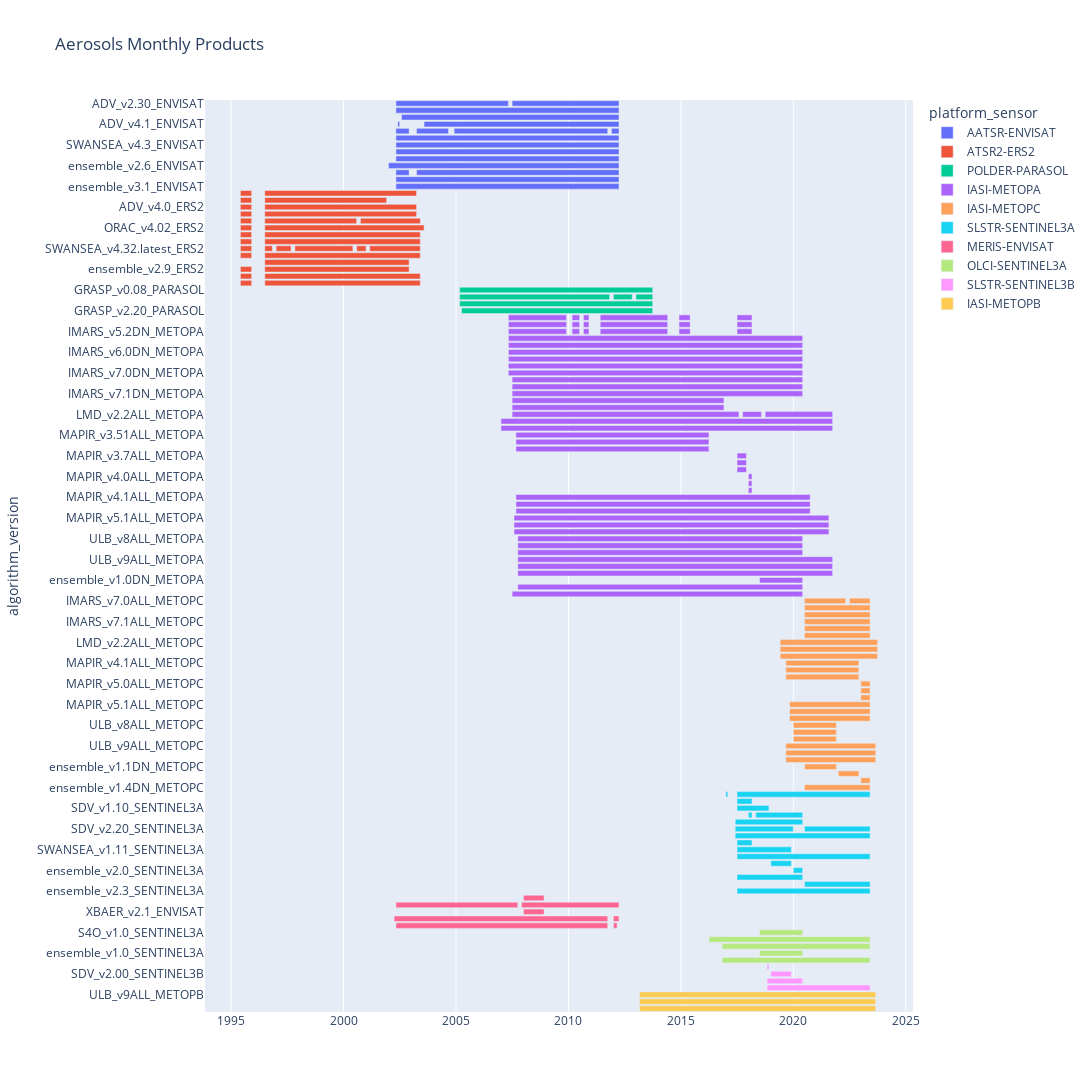

Notebook source saved alongside this figure:
### Code cell
import pandas as pd
import urllib.request
import os
from datetime import datetime,date
import numpy as np
import matplotlib.pyplot as plt
import plotly.express as px

# Aerosols -  monthly

reclist=[]

# Read manifest file for Lot2 AER - latest and get relaevant information into a Pandas Dataframe
# -- check if this is the correct manifest file...

# note: the variable name is not been taking into account here, because it is repeated for each platform/sensor pair
# to retrieve that information, just do varname=line.decode('utf-8').split('/')[5]

fname = 'http://wdc.dlr.de/C3S_312b_Lot2/manifest_C3S_312b_Lot2_AER_L3MONTHLY_latest.txt'
for line in urllib.request.urlopen(fname):
    recstr = line.decode('utf-8').split('/')[-1].split('-')
    rec = {
        'level': recstr[2],
        # 'variable': recstr[3],
        'platform': recstr[5],
        'sensor': recstr[4],
        'algorithm': recstr[6],
        'frequency': recstr[7],
        'version' : recstr[8][0:-4],
        'date' : pd.Timestamp(datetime(int(recstr[0][0:4]),int(recstr[0][4:6]),1,0,0,0)),
    }
    if rec not in reclist: reclist.append(rec) # records of the same platform/sensor pair - different variable - are removed here
df = pd.DataFrame(reclist)

algorithms = sorted(list(df['algorithm'].unique()))

# timeseries go from 1970 until end of last year with available data in the manifest file
lastyear=df['date'].max().year
dates = pd.date_range('1970-01-15',f'{lastyear}-12-1',freq='MS')

# for each variable , then for each algorithm, then for each of its versions, check which months are covered
# colors will be platform/sensor pairs

barList = []
for algo in algorithms:
    # print(df[df['algorithm']==algo])
    
    df2 = df[df['algorithm']==algo].copy()
    versions=sorted(list(df2['version'].unique()))
    
    for v,version in enumerate(versions):
        df3 = df2[df2['version']==version]
        platforms=sorted(list(df3['platform'].unique()))
        for p,platform in enumerate(platforms):
            df4 = df3[df3['platform']==platform]
            timeseries = np.ones([len(dates)])*-1
            sens_plat_list=[] # list of all sensor/platforms that could use this algo version

            for t,date in enumerate(dates):
                if (date.to_datetime64() in df4['date'].values):
                    platform = df4.loc[df4['date']==date.to_datetime64(),['platform']].values[0][0]
                    # print(df4.loc[df4['date']==date.to_datetime64(),['platform']])
                    # raise SystemExit
                    sensor = df4.loc[df4['date']==date.to_datetime64(),['sensor']].values[0][0]
                    sensor_platform = f'{sensor}-{platform}'
                    if sensor_platform not in sens_plat_list:
                        sens_plat_list.append(sensor_platform)
                    #find index of this pair on the list
                    index=[i for i in range(len(sens_plat_list)) if (sens_plat_list[i]==sensor_platform)]
                    # print(platform_sensor)
                    # raise SystemExit
                    timeseries[t]=index[0]
            # plt.figure()
            # plt.plot(dates,timeseries)
            # plt.show()
            
            # now extract information about the bars to draw in the final plot
            # each individual bar is a new entry in a new DataFrame

            for i in range(len(dates)):
                if i==0:
                    if timeseries[1]==-1: # no data in beginning of timeseries, then do nothing
                        continue
                    else: # data in the very beginning - create new bar
                        bar = {
                            'algorithm_version' : f'{algo}_{version}_{platform}',
                            'platform_sensor': sens_plat_list[timeseries[t]],
                            'startdate': dates[i],
                        }
                        continue
                elif i==len(timeseries)-1: # case of last date
                    if(timeseries[i]==timeseries[i-1]):
                        if timeseries[i]==-1: # no data in last date, no active bar
                            continue
                        else: # active bar, needs to be closed
                            bar['enddate']=dates[i]
                            barList.append(bar)
                            continue
                    else: #there is a change in the timeseries. weather new satellite or end of last bar
                        if timeseries[i]==-1:
                            bar['enddate']=dates[i-1] # no data in last date, just close last active bar
                            barList.append(bar)
                        else: # new bar in the very last date. need to close last and initialize and close a new one
                            bar['enddate']=dates[i-1]
                            barList.append(bar)
                            bar = {
                                'algorithm_version' : f'{algo}_{version}_{platform}',
                                'platform_sensor': sens_plat_list[timeseries[t]],
                                'startdate': dates[i],
                                'enddate': dates[i],
                            }
                            barList.append(bar)
                            continue
                else: # general case
                    if(timeseries[i]==timeseries[i-1]): # no change, just continue to next date
                        continue
                    else: # weather no data or new satellite takes over. previous bar needs to be closed
                        if (timeseries[i]==-1) and (timeseries[i-1]!=-1): # no data from now on, just continue
                            bar['enddate']=dates[i-1]
                            barList.append(bar) 
                            continue
                        
                        else: #a different satellite takes over. close last bar and start new one
                            if timeseries[i-1]!=-1: # if i-1 had active bar, it needs to be closed
                                bar['enddate']=dates[i-1]
                                barList.append(bar)
                            # then open new bar    
                            bar = {
                                'algorithm_version' : f'{algo}_{version}_{platform}',
                                'platform_sensor': sens_plat_list[int(timeseries[t])],
                                'startdate': dates[i],
                            }
                            continue

df_bars = pd.DataFrame(barList)
print(df_bars)

fig = px.timeline(df_bars, x_start="startdate", x_end="enddate", y='algorithm_version',color='platform_sensor',title='Aerosols Monthly Products')
# fig = px.timeline(df_bars, x_start="startdate", x_end="enddate", y='algorithm_version')
# fig = px.timeline(datasets_df, x_start="startdate", x_end="enddate", y='ECV')
fig.update_yaxes(autorange="reversed")
fig.update_layout(
    autosize=True,
    width=1200,
    height=2000,
)
fig.show()
today_date = pd.Timestamp.today().strftime('%Y%m%d') 
fig.write_image(f'aerosols_coverage_byalgoversion_by mission_{today_date}.png')
# fig.write_html('aerosols_coverage_byalgoversion_by mission.htm')

### Figure 1 — Plotly figure (JSON) as saved in the notebook; plotly's stock layout.template omitted (floating-point values rounded to 4 significant figures)
{"data": [{"alignmentgroup": "True", "base": ["2002-05-01T00:00:00", "2007-07-01T00:00:00", "2002-05-01T00:00:00", "2002-08-01T00:00:00", "2002-06-01T00:00:00", "2003-05-01T00:00:00", "2003-08-01T00:00:00", "2002-05-01T00:00:00", "2003-04-01T00:00:00", "2004-12-01T00:00:00", "2011-12-01T00:00:00", "2002-05-01T00:00:00", "2002-05-01T00:00:00", "2002-05-01T00:00:00", "2002-05-01T00:00:00", "2002-01-01T00:00:00", "2002-05-01T00:00:00", "2003-04-01T00:00:00", "2002-05-01T00:00:00", "2002-05-01T00:00:00"], "hovertemplate": "platform_sensor=AATSR-ENVISAT<br>startdate=%{base}<br>enddate=%{x}<br>algorithm_version=%{y}<extra></extra>", "legendgroup": "AATSR-ENVISAT", "marker": {"color": "#636efa", "pattern": {"shape": ""}}, "name": "AATSR-ENVISAT", "offsetgroup": "AATSR-ENVISAT", "orientation": "h", "showlegend": true, "textposition": "auto", "type": "bar", "x": [157766400000, 149990400000, 313027200000, 305078400000, 2592000000, 0, 273542400000, 18489600000, 44841600000, 215568000000, 10540800000, 313027200000, 313027200000, 313027200000, 313027200000, 323395200000, 18489600000, 284083200000, 313027200000, 313027200000], "xaxis": "x", "y": ["ADV_v2.30_ENVISAT", "ADV_v2.30_ENVISAT", "ADV_v3.11_ENVISAT", "ADV_v4.0_ENVISAT", "ADV_v4.1_ENVISAT", "ADV_v4.1_ENVISAT", "ADV_v4.1_ENVISAT", "ORAC_v4.01_ENVISAT", "ORAC_v4.01_ENVISAT", "ORAC_v4.01_ENVISAT", "ORAC_v4.01_ENVISAT", "ORAC_v4.02_ENVISAT", "SWANSEA_v4.3_ENVISAT", "SWANSEA_v4.32_ENVISAT", "SWANSEA_v4.33_ENVISAT", "ensemble_v2.6_ENVISAT", "ensemble_v2.9_ENVISAT", "ensemble_v2.9_ENVISAT", "ensemble_v3.0_ENVISAT", "ensemble_v3.1_ENVISAT"], "yaxis": "y"}, {"alignmentgroup": "True", "base": ["1995-06-01T00:00:00", "1996-07-01T00:00:00", "1995-06-01T00:00:00", "1996-07-01T00:00:00", "1995-06-01T00:00:00", "1996-07-01T00:00:00", "1995-06-01T00:00:00", "1996-07-01T00:00:00", "1995-06-01T00:00:00", "1996-07-01T00:00:00", "2000-10-01T00:00:00", "1995-06-01T00:00:00", "1996-07-01T00:00:00", "1995-06-01T00:00:00", "1996-07-01T00:00:00", "1995-06-01T00:00:00", "1996-07-01T00:00:00", "1995-06-01T00:00:00", "1996-07-01T00:00:00", "1997-01-01T00:00:00", "1997-11-01T00:00:00", "2000-08-01T00:00:00", "2001-03-01T00:00:00", "1995-06-01T00:00:00", "1996-07-01T00:00:00", "1996-07-01T00:00:00", "1995-06-01T00:00:00", "1996-07-01T00:00:00", "1995-06-01T00:00:00", "1996-07-01T00:00:00", "1995-06-01T00:00:00", "1996-07-01T00:00:00"], "hovertemplate": "platform_sensor=ATSR2-ERS2<br>startdate=%{base}<br>enddate=%{x}<br>algorithm_version=%{y}<extra></extra>", "legendgroup": "ATSR2-ERS2", "marker": {"color": "#EF553B", "pattern": {"shape": ""}}, "name": "ATSR2-ERS2", "offsetgroup": "ATSR2-ERS2", "orientation": "h", "showlegend": true, "textposition": "auto", "type": "bar", "x": [15811200000, 212976000000, 15811200000, 170985600000, 15811200000, 212976000000, 15811200000, 212976000000, 15811200000, 128908800000, 84067200000, 15811200000, 223516800000, 15811200000, 218246400000, 15811200000, 218246400000, 15811200000, 10627200000, 20995200000, 81475200000, 13219200000, 71020800000, 15811200000, 218246400000, 202521600000, 15811200000, 202521600000, 15811200000, 218246400000, 15811200000, 218246400000], "xaxis": "x", "y": ["ADV_v2.30_ERS2", "ADV_v2.30_ERS2", "ADV_v3.11_ERS2", "ADV_v3.11_ERS2", "ADV_v4.0_ERS2", "ADV_v4.0_ERS2", "ADV_v4.1_ERS2", "ADV_v4.1_ERS2", "ORAC_v4.01_ERS2", "ORAC_v4.01_ERS2", "ORAC_v4.01_ERS2", "ORAC_v4.02_ERS2", "ORAC_v4.02_ERS2", "SWANSEA_v4.3_ERS2", "SWANSEA_v4.3_ERS2", "SWANSEA_v4.32_ERS2", "SWANSEA_v4.32_ERS2", "SWANSEA_v4.32.latest_ERS2", "SWANSEA_v4.32.latest_ERS2", "SWANSEA_v4.32.latest_ERS2", "SWANSEA_v4.32.latest_ERS2", "SWANSEA_v4.32.latest_ERS2", "SWANSEA_v4.32.latest_ERS2", "SWANSEA_v4.33_ERS2", "SWANSEA_v4.33_ERS2", "ensemble_v2.6_ERS2", "ensemble_v2.9_ERS2", "ensemble_v2.9_ERS2", "ensemble_v3.0_ERS2", "ensemble_v3.0_ERS2", "ensemble_v3.1_ERS2", "ensemble_v3.1_ERS2"], "yaxis": "y"}, {"alignmentgroup": "True", "base": ["2005-03-01T00:00:00", "2005-03-01T00:00:00", "2012-01-01T00:00:00", "2013-01-01T00:00:00", "2005-03-01T00:00:00", "2005-04-01T00:00:00"], "hovertemplate": "platform_sensor=POLDER-PARASOL<br>startdate=%{base}<br>enddate=%{x}<br>algorithm_version=%{y}<extra></extra>", "legendgroup": "POLDER-PARASOL", "marker": {"color": "#00cc96", "pattern": {"shape": ""}}, "name": "POLDER-PARASOL", "offsetgroup": "POLDER-PARASOL", "orientation": "h", "showlegend": true, "textposition": "auto", "type": "bar", "x": [270950400000, 210470400000, 26352000000, 23587200000, 270950400000, 268272000000], "xaxis": "x", "y": ["GRASP_v0.08_PARASOL", "GRASP_v2.01_PARASOL", "GRASP_v2.01_PARASOL", "GRASP_v2.01_PARASOL", "GRASP_v2.10_PARASOL", "GRASP_v2.20_PARASOL"], "yaxis": "y"}, {"alignmentgroup": "True", "base": ["2007-05-01T00:00:00", "2010-03-01T00:00:00", "2010-09-01T00:00:00", "2011-04-01T00:00:00", "2011-06-01T00:00:00", "2014-12-01T00:00:00", "2015-08-01T00:00:00", "2017-07-01T00:00:00", "2007-05-01T00:00:00", "2010-03-01T00:00:00", "2010-09-01T00:00:00", "2011-04-01T00:00:00", "2011-06-01T00:00:00", "2014-12-01T00:00:00", "2015-08-01T00:00:00", "2017-07-01T00:00:00", "2007-05-01T00:00:00", "2010-03-01T00:00:00", "2010-09-01T00:00:00", "2011-04-01T00:00:00", "2011-06-01T00:00:00", "2014-12-01T00:00:00", "2015-08-01T00:00:00", "2017-07-01T00:00:00", "2007-05-01T00:00:00", "2007-05-01T00:00:00", "2007-05-01T00:00:00", "2007-05-01T00:00:00", "2007-05-01T00:00:00", "2007-05-01T00:00:00", "2007-07-01T00:00:00", "2007-07-01T00:00:00", "2007-07-01T00:00:00", "2007-07-01T00:00:00", "2007-07-01T00:00:00", "2007-07-01T00:00:00", "2017-10-01T00:00:00", "2018-10-01T00:00:00", "2007-01-01T00:00:00", "2007-01-01T00:00:00", "2007-09-01T00:00:00", "2007-09-01T00:00:00", "2007-09-01T00:00:00", "2017-07-01T00:00:00", "2017-07-01T00:00:00", "2017-07-01T00:00:00", "2018-01-01T00:00:00", "2018-01-01T00:00:00", "2018-01-01T00:00:00", "2007-09-01T00:00:00", "2007-09-01T00:00:00", "2007-09-01T00:00:00", "2007-08-01T00:00:00", "2007-08-01T00:00:00", "2007-08-01T00:00:00", "2007-10-01T00:00:00", "2007-10-01T00:00:00", "2007-10-01T00:00:00", "2007-10-01T00:00:00", "2007-10-01T00:00:00", "2007-10-01T00:00:00", "2018-07-01T00:00:00", "2007-10-01T00:00:00", "2007-07-01T00:00:00"], "hovertemplate": "platform_sensor=IASI-METOPA<br>startdate=%{base}<br>enddate=%{x}<br>algorithm_version=%{y}<extra></extra>", "legendgroup": "IASI-METOPA", "marker": {"color": "#ab63fa", "pattern": {"shape": ""}}, "name": "IASI-METOPA", "offsetgroup": "IASI-METOPA", "orientation": "h", "showlegend": true, "textposition": "auto", "type": "bar", "x": [81648000000, 10540800000, 7862400000, 0, 94694400000, 15724800000, 0, 20995200000, 81648000000, 10540800000, 7862400000, 0, 94694400000, 15724800000, 0, 20995200000, 81648000000, 10540800000, 7862400000, 0, 94694400000, 15724800000, 0, 20995200000, 412992000000, 412992000000, 412992000000, 412992000000, 412992000000, 412992000000, 407721600000, 407721600000, 407721600000, 297302400000, 297302400000, 318297600000, 26265600000, 94694400000, 465436800000, 465436800000, 270864000000, 270864000000, 270864000000, 13219200000, 13219200000, 13219200000, 5097600000, 5097600000, 5097600000, 412905600000, 412905600000, 412905600000, 441849600000, 441849600000, 441849600000, 399772800000, 399772800000, 399772800000, 441849600000, 441849600000, 441849600000, 60566400000, 399772800000, 407721600000], "xaxis": "x", "y": ["IMARS_v5.2ALL_METOPA", "IMARS_v5.2ALL_METOPA", "IMARS_v5.2ALL_METOPA", "IMARS_v5.2ALL_METOPA", "IMARS_v5.2ALL_METOPA", "IMARS_v5.2ALL_METOPA", "IMARS_v5.2ALL_METOPA", "IMARS_v5.2ALL_METOPA", "IMARS_v5.2AN_METOPA", "IMARS_v5.2AN_METOPA", "IMARS_v5.2AN_METOPA", "IMARS_v5.2AN_METOPA", "IMARS_v5.2AN_METOPA", "IMARS_v5.2AN_METOPA", "IMARS_v5.2AN_METOPA", "IMARS_v5.2AN_METOPA", "IMARS_v5.2DN_METOPA", "IMARS_v5.2DN_METOPA", "IMARS_v5.2DN_METOPA", "IMARS_v5.2DN_METOPA", "IMARS_v5.2DN_METOPA", "IMARS_v5.2DN_METOPA", "IMARS_v5.2DN_METOPA", "IMARS_v5.2DN_METOPA", "IMARS_v6.0ALL_METOPA", "IMARS_v6.0AN_METOPA", "IMARS_v6.0DN_METOPA", "IMARS_v7.0ALL_METOPA", "IMARS_v7.0AN_METOPA", "IMARS_v7.0DN_METOPA", "IMARS_v7.1ALL_METOPA", "IMARS_v7.1AN_METOPA", "IMARS_v7.1DN_METOPA", "LMD_v2.1AN_METOPA", "LMD_v2.1DN_METOPA", "LMD_v2.2ALL_METOPA", "LMD_v2.2ALL_METOPA", "LMD_v2.2ALL_METOPA", "LMD_v2.2AN_METOPA", "LMD_v2.2DN_METOPA", "MAPIR_v3.51ALL_METOPA", "MAPIR_v3.51AN_METOPA", "MAPIR_v3.51DN_METOPA", "MAPIR_v3.7ALL_METOPA", "MAPIR_v3.7AN_METOPA", "MAPIR_v3.7DN_METOPA", "MAPIR_v4.0ALL_METOPA", "MAPIR_v4.0AN_METOPA", "MAPIR_v4.0DN_METOPA", "MAPIR_v4.1ALL_METOPA", "MAPIR_v4.1AN_METOPA", "MAPIR_v4.1DN_METOPA", "MAPIR_v5.1ALL_METOPA", "MAPIR_v5.1AN_METOPA", "MAPIR_v5.1DN_METOPA", "ULB_v8ALL_METOPA", "ULB_v8AN_METOPA", "ULB_v8DN_METOPA", "ULB_v9ALL_METOPA", "ULB_v9AN_METOPA", "ULB_v9DN_METOPA", "ensemble_v1.0DN_METOPA", "ensemble_v1.1DN_METOPA", "ensemble_v1.4DN_METOPA"], "yaxis": "y"}, {"alignmentgroup": "True", "base": ["2020-07-01T00:00:00", "2022-07-01T00:00:00", "2020-07-01T00:00:00", "2020-07-01T00:00:00", "2020-07-01T00:00:00", "2020-07-01T00:00:00", "2020-07-01T00:00:00", "2019-06-01T00:00:00", "2019-06-01T00:00:00", "2019-06-01T00:00:00", "2019-09-01T00:00:00", "2019-09-01T00:00:00", "2019-09-01T00:00:00", "2023-01-01T00:00:00", "2023-01-01T00:00:00", "2023-01-01T00:00:00", "2019-11-01T00:00:00", "2019-11-01T00:00:00", "2019-11-01T00:00:00", "2020-01-01T00:00:00", "2020-01-01T00:00:00", "2020-01-01T00:00:00", "2019-09-01T00:00:00", "2019-09-01T00:00:00", "2019-09-01T00:00:00", "2020-07-01T00:00:00", "2022-01-01T00:00:00", "2023-01-01T00:00:00", "2020-07-01T00:00:00"], "hovertemplate": "platform_sensor=IASI-METOPC<br>startdate=%{base}<br>enddate=%{x}<br>algorithm_version=%{y}<extra></extra>", "legendgroup": "IASI-METOPC", "marker": {"color": "#FFA15A", "pattern": {"shape": ""}}, "name": "IASI-METOPC", "offsetgroup": "IASI-METOPC", "orientation": "h", "showlegend": true, "textposition": "auto", "type": "bar", "x": [57801600000, 28944000000, 92016000000, 92016000000, 92016000000, 92016000000, 92016000000, 136771200000, 136771200000, 136771200000, 102556800000, 102556800000, 102556800000, 13046400000, 13046400000, 13046400000, 113011200000, 113011200000, 113011200000, 60480000000, 60480000000, 60480000000, 126230400000, 126230400000, 126230400000, 44755200000, 28857600000, 13046400000, 92016000000], "xaxis": "x", "y": ["IMARS_v7.0ALL_METOPC", "IMARS_v7.0ALL_METOPC", "IMARS_v7.0AN_METOPC", "IMARS_v7.0DN_METOPC", "IMARS_v7.1ALL_METOPC", "IMARS_v7.1AN_METOPC", "IMARS_v7.1DN_METOPC", "LMD_v2.2ALL_METOPC", "LMD_v2.2AN_METOPC", "LMD_v2.2DN_METOPC", "MAPIR_v4.1ALL_METOPC", "MAPIR_v4.1AN_METOPC", "MAPIR_v4.1DN_METOPC", "MAPIR_v5.0ALL_METOPC", "MAPIR_v5.0AN_METOPC", "MAPIR_v5.0DN_METOPC", "MAPIR_v5.1ALL_METOPC", "MAPIR_v5.1AN_METOPC", "MAPIR_v5.1DN_METOPC", "ULB_v8ALL_METOPC", "ULB_v8AN_METOPC", "ULB_v8DN_METOPC", "ULB_v9ALL_METOPC", "ULB_v9AN_METOPC", "ULB_v9DN_METOPC", "ensemble_v1.1DN_METOPC", "ensemble_v1.2DN_METOPC", "ensemble_v1.3DN_METOPC", "ensemble_v1.4DN_METOPC"], "yaxis": "y"}, {"alignmentgroup": "True", "base": ["2017-01-01T00:00:00", "2017-07-01T00:00:00", "2017-07-01T00:00:00", "2017-07-01T00:00:00", "2018-01-01T00:00:00", "2018-05-01T00:00:00", "2017-06-01T00:00:00", "2017-06-01T00:00:00", "2020-07-01T00:00:00", "2017-06-01T00:00:00", "2017-07-01T00:00:00", "2017-07-01T00:00:00", "2017-07-01T00:00:00", "2019-01-01T00:00:00", "2020-01-01T00:00:00", "2017-07-01T00:00:00", "2020-07-01T00:00:00", "2017-07-01T00:00:00"], "hovertemplate": "platform_sensor=SLSTR-SENTINEL3A<br>startdate=%{base}<br>enddate=%{x}<br>algorithm_version=%{y}<extra></extra>", "legendgroup": "SLSTR-SENTINEL3A", "marker": {"color": "#19d3f3", "pattern": {"shape": ""}}, "name": "SLSTR-SENTINEL3A", "offsetgroup": "SLSTR-SENTINEL3A", "orientation": "h", "showlegend": true, "textposition": "auto", "type": "bar", "x": [2678400000, 186710400000, 20995200000, 44755200000, 5097600000, 65836800000, 94694400000, 81561600000, 92016000000, 189302400000, 20995200000, 76291200000, 186710400000, 28857600000, 13132800000, 92102400000, 92016000000, 186710400000], "xaxis": "x", "y": ["ORAC_v1.00_SENTINEL3A", "ORAC_v1.00_SENTINEL3A", "SDV_v1.00_SENTINEL3A", "SDV_v1.10_SENTINEL3A", "SDV_v2.00_SENTINEL3A", "SDV_v2.00_SENTINEL3A", "SDV_v2.10_SENTINEL3A", "SDV_v2.20_SENTINEL3A", "SDV_v2.20_SENTINEL3A", "SDV_v2.30_SENTINEL3A", "SWANSEA_v1.00_SENTINEL3A", "SWANSEA_v1.11_SENTINEL3A", "SWANSEA_v1.12_SENTINEL3A", "ensemble_v1.2_SENTINEL3A", "ensemble_v2.0_SENTINEL3A", "ensemble_v2.1_SENTINEL3A", "ensemble_v2.2_SENTINEL3A", "ensemble_v2.3_SENTINEL3A"], "yaxis": "y"}, {"alignmentgroup": "True", "base": ["2008-01-01T00:00:00", "2002-05-01T00:00:00", "2007-12-01T00:00:00", "2008-01-01T00:00:00", "2002-04-01T00:00:00", "2012-01-01T00:00:00", "2002-05-01T00:00:00", "2012-01-01T00:00:00"], "hovertemplate": "platform_sensor=MERIS-ENVISAT<br>startdate=%{base}<br>enddate=%{x}<br>algorithm_version=%{y}<extra></extra>", "legendgroup": "MERIS-ENVISAT", "marker": {"color": "#FF6692", "pattern": {"shape": ""}}, "name": "MERIS-ENVISAT", "offsetgroup": "MERIS-ENVISAT", "orientation": "h", "showlegend": true, "textposition": "auto", "type": "bar", "x": [28944000000, 170985600000, 136771200000, 28944000000, 299808000000, 7862400000, 297216000000, 5184000000], "xaxis": "x", "y": ["S4M_v4.8a_ENVISAT", "S4M_v7.0a_ENVISAT", "S4M_v7.0a_ENVISAT", "XBAER_v2.1_ENVISAT", "XBAER_v2.3_ENVISAT", "XBAER_v2.3_ENVISAT", "ensemble_v1.0_ENVISAT", "ensemble_v1.0_ENVISAT"], "yaxis": "y"}, {"alignmentgroup": "True", "base": ["2018-07-01T00:00:00", "2016-04-01T00:00:00", "2016-11-01T00:00:00", "2018-07-01T00:00:00", "2016-11-01T00:00:00"], "hovertemplate": "platform_sensor=OLCI-SENTINEL3A<br>startdate=%{base}<br>enddate=%{x}<br>algorithm_version=%{y}<extra></extra>", "legendgroup": "OLCI-SENTINEL3A", "marker": {"color": "#B6E880", "pattern": {"shape": ""}}, "name": "OLCI-SENTINEL3A", "offsetgroup": "OLCI-SENTINEL3A", "orientation": "h", "showlegend": true, "textposition": "auto", "type": "bar", "x": [60566400000, 226108800000, 207619200000, 60566400000, 207619200000], "xaxis": "x", "y": ["S4O_v1.0_SENTINEL3A", "S4O_v2.0_SENTINEL3A", "XBAER_v1.0_SENTINEL3A", "ensemble_v1.0_SENTINEL3A", "ensemble_v1.1_SENTINEL3A"], "yaxis": "y"}, {"alignmentgroup": "True", "base": ["2018-11-01T00:00:00", "2019-01-01T00:00:00", "2020-05-01T00:00:00", "2018-11-01T00:00:00", "2018-11-01T00:00:00"], "hovertemplate": "platform_sensor=SLSTR-SENTINEL3B<br>startdate=%{base}<br>enddate=%{x}<br>algorithm_version=%{y}<extra></extra>", "legendgroup": "SLSTR-SENTINEL3B", "marker": {"color": "#FF97FF", "pattern": {"shape": ""}}, "name": "SLSTR-SENTINEL3B", "offsetgroup": "SLSTR-SENTINEL3B", "orientation": "h", "showlegend": true, "textposition": "auto", "type": "bar", "x": [2592000000, 28857600000, 0, 49939200000, 144547200000], "xaxis": "x", "y": ["SDV_v1.10_SENTINEL3B", "SDV_v2.00_SENTINEL3B", "SDV_v2.00_SENTINEL3B", "SDV_v2.10_SENTINEL3B", "SWANSEA_v1.12_SENTINEL3B"], "yaxis": "y"}, {"alignmentgroup": "True", "base": ["2013-03-01T00:00:00", "2013-03-01T00:00:00", "2013-03-01T00:00:00"], "hovertemplate": "platform_sensor=IASI-METOPB<br>startdate=%{base}<br>enddate=%{x}<br>algorithm_version=%{y}<extra></extra>", "legendgroup": "IASI-METOPB", "marker": {"color": "#FECB52", "pattern": {"shape": ""}}, "name": "IASI-METOPB", "offsetgroup": "IASI-METOPB", "orientation": "h", "showlegend": true, "textposition": "auto", "type": "bar", "x": [331430400000, 331430400000, 331430400000], "xaxis": "x", "y": ["ULB_v9ALL_METOPB", "ULB_v9AN_METOPB", "ULB_v9DN_METOPB"], "yaxis": "y"}], "layout": {"autosize": true, "barmode": "overlay", "height": 2000, "legend": {"title": {"text": "platform_sensor"}, "tracegroupgap": 0}, "title": {"text": "Aerosols Monthly Products"}, "width": 1200, "xaxis": {"anchor": "y", "domain": [0, 1], "type": "date"}, "yaxis": {"anchor": "x", "autorange": "reversed", "domain": [0, 1], "title": {"text": "algorithm_version"}}}}
